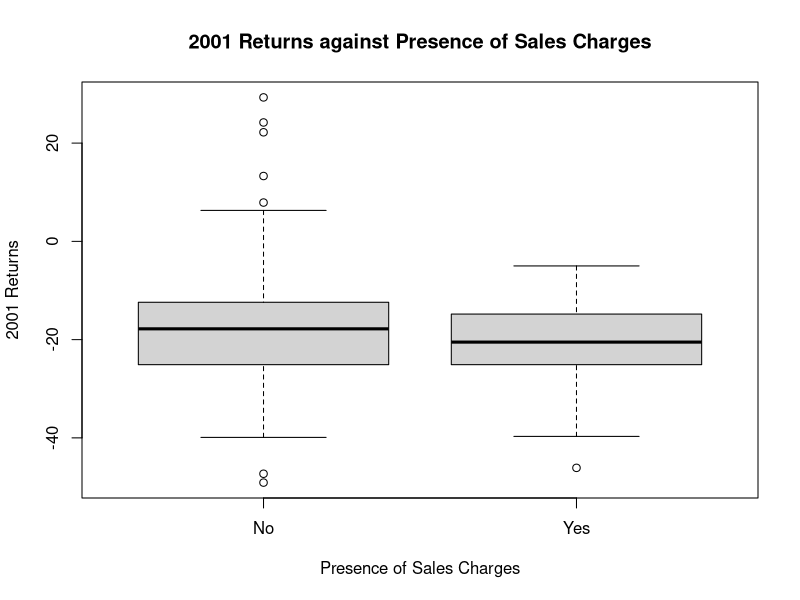
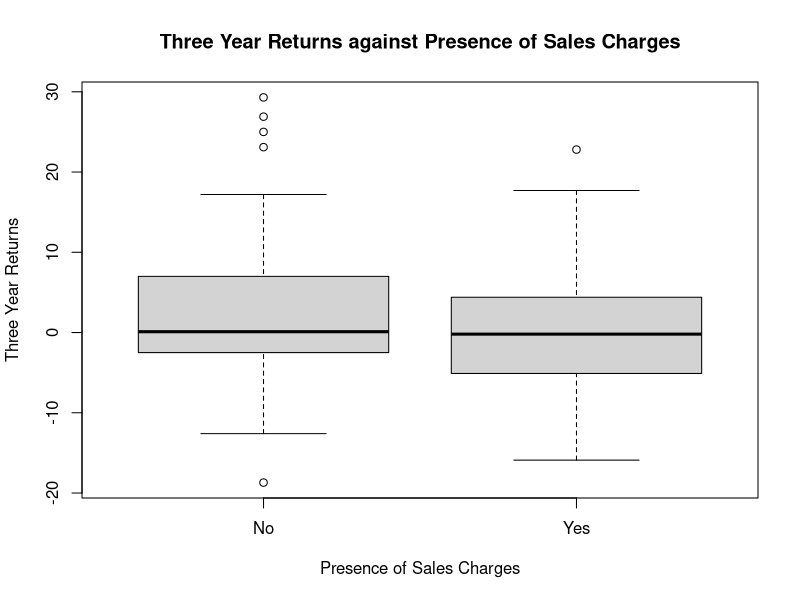
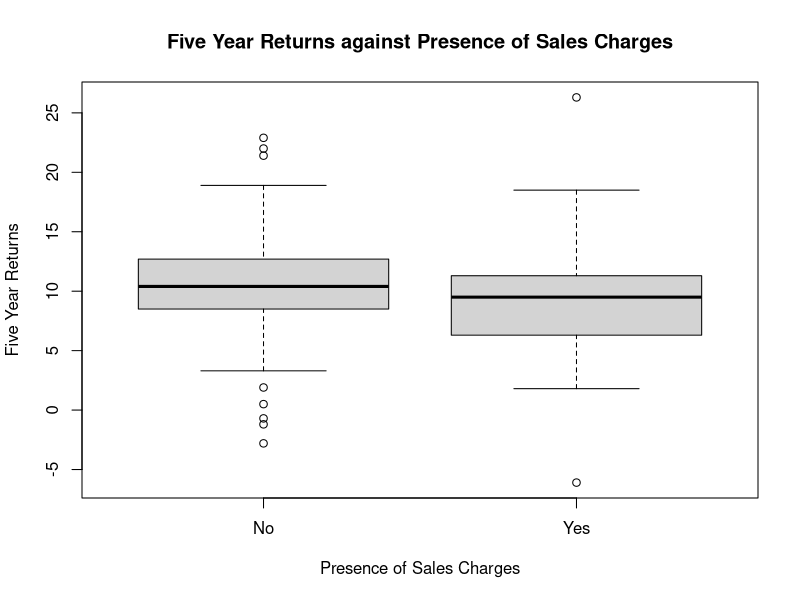

Write the R code that produced these figures, in order.
install.packages("car")
install.packages("plyr")

library(car)
library(plyr)

funds <- read.csv("mutual funds.csv", header=T)
attach(funds)
print(count(Fees))


print(mean(Three_Year_Return))
print(mean(Five_Year_Return))

for (i in 6:8) {
  print(names(funds[i]))
  print(quantile(funds[,i]))
}

# gets all variables conforming to normal distribution
variable_columns <- vector()
for (i in 1:length(funds)) {
  if (is.numeric(funds[,i])) { 
    p <- shapiro.test(funds[,i])$p.value
    p_compare_str <- if (p < 0.01) "smaller" else "greater"
    print(sprintf("shapiro test for %s has a p-value of %s, which is %s than 0.01", 
                  names(funds[i]), p, p_compare_str))
    # we include Worst_Quarter since its p-value of 0.0109 is very close to 0.01
    variable_columns <- c(variable_columns, i) 
  }
}

print(cat("Variables to test: ", names(funds[variable_columns])))
var_count <- length(variable_columns)
correlated_vars <- vector()
not_correlated_vars <- vector()
for (i in 1:(var_count-1)) {
  for (j in (i+1):var_count) {
    var1 <- funds[,variable_columns[i]]
    var2 <- funds[,variable_columns[j]]
    
    res <- cor.test(var1, var2)
    
    is_correlated <- (res$p.value < 0.05)
    correlated_str <- if (is_correlated) "" else "not "
    res_str <- sprintf("The variables %s and %s are %scorrelated with a p-value of %s", 
                       names(funds[variable_columns[i]]), names(funds[variable_columns[j]]), 
                       correlated_str, res$p.value)
    if (is_correlated) {
      correlated_vars <- rbind(correlated_vars, res_str)
    } else {
      not_correlated_vars <- rbind(not_correlated_vars, res_str)
    }
  }
}
print(correlated_vars)
print(not_correlated_vars)

boxplot(Return_2001 ~ Fees, main="2001 Returns against Presence of Sales Charges", xlab="Presence of Sales Charges", ylab="2001 Returns")
boxplot(Three_Year_Return ~ Fees, main="Three Year Returns against Presence of Sales Charges", xlab="Presence of Sales Charges", ylab="Three Year Returns")
boxplot(Five_Year_Return ~ Fees, main="Five Year Returns against Presence of Sales Charges", xlab="Presence of Sales Charges", ylab="Five Year Returns")

# T-test with Welch Correction
t.test(Return_2001 ~ Fees, data=funds, var.equal = FALSE)
t.test(Three_Year_Return ~ Fees, data=funds, var.equal = FALSE)
t.test(Five_Year_Return ~ Fees, data=funds, var.equal = FALSE)


# Levene's Test for Equal Variances
leveneTest(Return_2001, Fees)
leveneTest(Three_Year_Return, Fees)
leveneTest(Five_Year_Return, Fees)

model_2001_fees <- t.test(Return_2001~Fees)
model_3_fees <- t.test(Three_Year_Return~Fees)
model_5_fees <- t.test(Five_Year_Return~Fees)
print(model_2001_fees)
print(model_3_fees)
print(model_5_fees)


